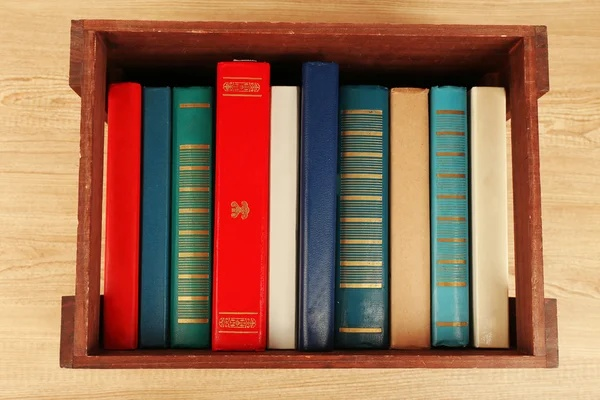
#> input picture source/edge/books.jpg, 600 x 400 px, found by its file name
$ python imageai_example.py
#> lines starting #> are read from the running program, lines starting #| are printed output that depends on the picture; after the words box and inside, x2 and y2 are one past the last pixel; in counts of white or black regions, pixels touching at a corner belong together
# https://github.com/OlafenwaMoses/ImageAI

# https://www.youtube.com/watch?v=f7IZBmjbpqU&list=PLOjc9X-vV0SEHQDXm30Ts-3GGqn_PKaNu&index=5&ab_channel=BorisBochkarev%7CBeTry

'''
    Распознавание контуров (плохо справляется)

'''
'''
pip install tensorflow==2.4.0
pip install keras==2.4.3 numpy==1.19.3 pillow==7.0.0 scipy==1.4.1 h5py==2.10.0 matplotlib==3.3.2 opencv-python keras-resnet==0.2.0
'''
import numpy
import cv2
import imutils

# $ /home/jeka/.local/bin/python imageai_example.py

image = cv2.imread("/container_data/source/canny/books.jpg")
#> image is the input picture: shape (400, 600, 3); mean B, G, R 88.8, 116, 160.8
gray = cv2.cvtColor(image,cv2.COLOR_BGR2GRAY)
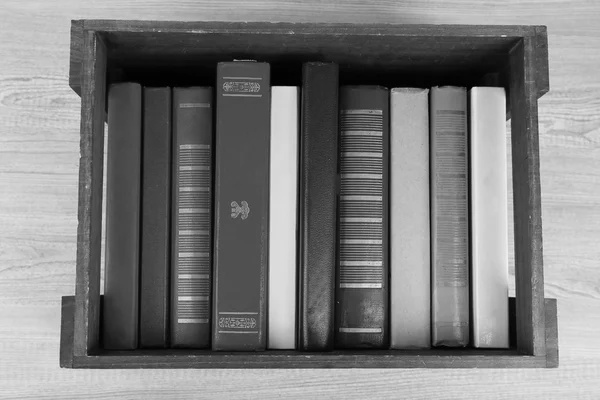
#> gray: shape (400, 600); min 0, max 243, mean 126.3
gray = cv2.GaussianBlur(gray,(5,5),0)# заблурим
cv2.imwrite("/container_data/source/canny/books_2.jpg",gray)
edges = cv2.Canny(gray,10,200)
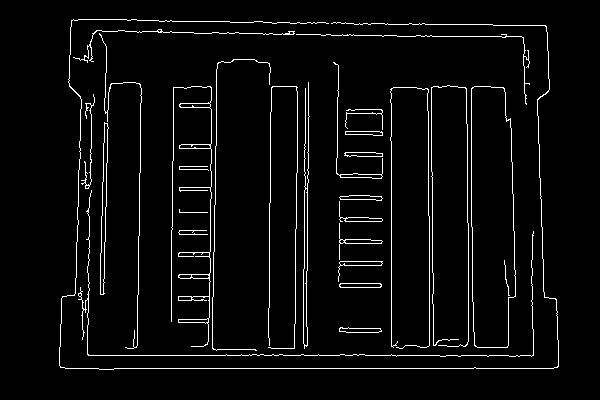
#> edges: shape (400, 600); 4.1% white in thin lines or dots, all inside (x1, y1, x2, y2) = (59, 19, 559, 370)
cv2.imwrite("/container_data/source/canny/books_3.jpg",edges)

kernel = cv2.getStructuringElement(cv2.MORPH_RECT,(15,50))# размер искомых обьектов
closed = cv2.morphologyEx(edges,cv2.MORPH_CLOSE,kernel)
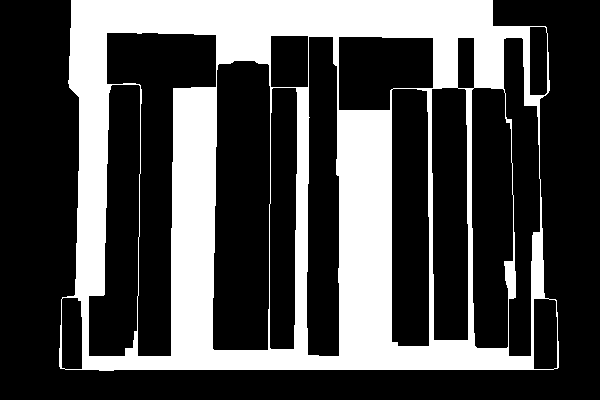
#> closed: shape (400, 600); 29.8% white; 1 white region
cv2.imwrite("/container_data/source/canny/books_4.jpg",closed)
cnts = cv2.findContours(closed.copy(),cv2.RETR_LIST,cv2.CHAIN_APPROX_SIMPLE) # https://github.com/opencv/opencv/blob/17234f82d025e3bbfbf611089637e5aa2038e7b8/doc/js_tutorials/js_imgproc/js_contours/js_contours_hierarchy/js_contours_hierarchy.markdown
#> cnts = 16 contours; largest, box (x1, y1, x2, y2) and area: (59, 0, 559, 371) 173248, (212, 60, 271, 351) 15844, (106, 32, 217, 357) 14766, (471, 87, 514, 349) 9842, (88, 84, 141, 357) 9823
cnts = imutils.grab_contours(cnts) # подсчитывает количество контуров

total_books = 0
for c in cnts:
    p = cv2.arcLength(c,True)
    approx = cv2.approxPolyDP(c,0.02*200,True) # сгладить контур
    if len(approx) >= 3:
        cv2.drawContours(image,[approx],-1,(0,255,0),4)
        total_books += 1
#> this loop made 16 passes
#> (p, approx) on passes 1, 2, 5, 6, 10, 13, 15: (185.3, [[534, 298], [556, 301], [553, 369], [533, 368]]), (181.3, [[63, 297], [81, 301], [81, 369], [61, 367]]), (573.6, [[432, 88], [466, 90], [467, 340], [433, 339]]), (573, [[273, 87], [295, 87], [293, 349], [269, 347]]), (133.7, [[458, 37], [474, 38], [473, 88], [457, 87]]), (177.7, [[271, 35], [308, 36], [307, 87], [270, 86]]), (169.3, [[530, 26], [546, 28], [544, 95], [529, 94]])
#> p on passes 3, 4, 7, 8, 9, 11: 586.1, 599.4, 636.3, 683.7, 711.9, 333.3
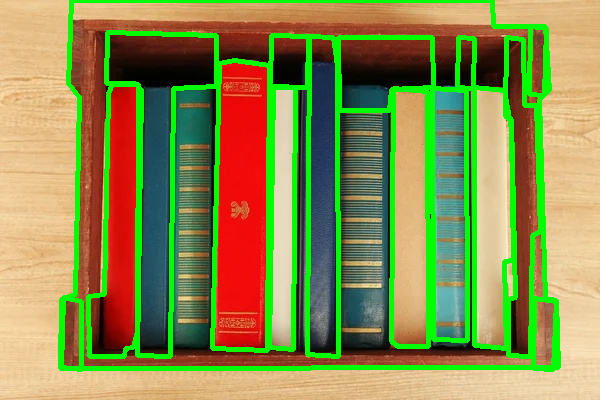
#> image: shape (400, 600, 3); 15.85% of pixels changed, all inside (x1, y1, x2, y2) = (58, 0, 561, 372)
#> after the loop, total_books = 16

print(total_books)
#| 16
cv2.imwrite("/container_data/source/canny/books_5.jpg",image)

$ run again, with source/edge/cow.jpg copied over source/edge/books.jpg
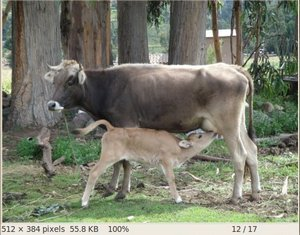
#> input picture source/edge/cow.jpg, 300 x 235 px, found by its file name
#> image is the input picture: shape (235, 300, 3); mean B, G, R 108.8, 123.9, 121.8
#> `edges = cv2.Canny(gray,10,200)`:
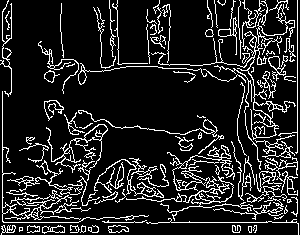
#> edges: shape (235, 300); 14% white in thin lines or dots
#> closed: shape (235, 300); 75% white; 6 black regions
#> cnts = 3 contours; box (x1, y1, x2, y2) and area: (0, 0, 300, 235) 57713, (106, 67, 188, 135) 4876, (217, 82, 238, 137) 1078
#> the loop `for c in cnts:` made 3 passes
#> (p, approx) on pass 1: (145.7, [[218, 82], [237, 83], [236, 136], [217, 135]])
#> after the loop `for c in cnts:`:
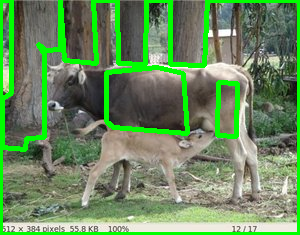
#> image: shape (235, 300, 3); 12.16% of pixels changed, all inside (x1, y1, x2, y2) = (0, 0, 300, 235)
#> after the loop `for c in cnts:`: total_books = 3
#| 3

$ run again, with source/edge/sudoku.png saved as source/edge/books.jpg
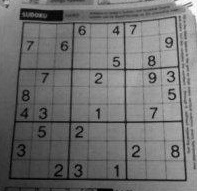
#> input picture source/edge/sudoku.png, 197 x 191 px, found by its file name
#> image is the input picture: shape (191, 197, 3); min 0, max 255, mean 111.7
#> `edges = cv2.Canny(gray,10,200)`:
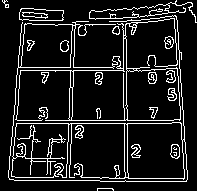
#> edges: shape (191, 197); 11.3% white in thin lines or dots
#> closed: shape (191, 197); 79.1% white; 4 black regions
#> cnts = 3 contours; box (x1, y1, x2, y2) and area: (0, 0, 197, 191) 32507, (83, 124, 115, 179) 1672, (140, 124, 171, 180) 1648
#> the loop `for c in cnts:` made 3 passes
#> (p, approx) on passes 1 to 2: (167.7, [[141, 124], [170, 125], [169, 179], [140, 178]]), (167.7, [[84, 124], [114, 125], [113, 178], [83, 177]])
#> after the loop `for c in cnts:`:
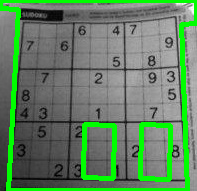
#> image: shape (191, 197, 3); 12.52% of pixels changed, all inside (x1, y1, x2, y2) = (0, 0, 197, 191)
#> after the loop `for c in cnts:`: total_books = 3
#| 3
